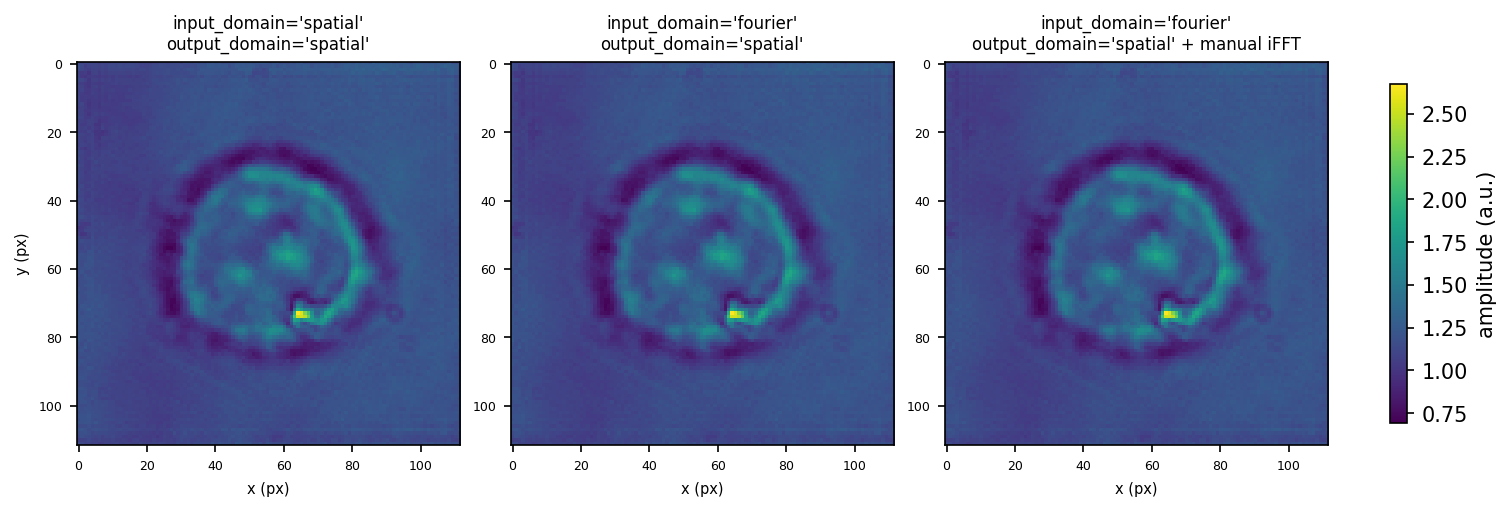

Generate this figure with Python:
"""Specifying `input_domain` / `output_domain` in nrefocus.

As of version 0.6.2, users can specify in which domain the input and output
data exists. The options are `'spatial'` (default behaviour) and
`'fourier'`. These can be used in conjunction with
`qpretrieve`'s `'output_domain'` to reduce the number of Fourier
transforms in a given pipeline (see https://qpretrieve.readthedocs.io/).

Each of the three subplots below produce the same spatial result
when padding=False. Note that `qpretrieve` is not used in this example.

"""
import matplotlib.pyplot as plt
import numpy as np
import nrefocus

from example_helper import load_cell

field = load_cell("HL60_field.zip")
fft_field = np.fft.fftshift(np.fft.fft2(field))

propagation_kwargs = dict(d=15, nm=1, res=1, method="helmholtz", padding=False)

# 1. default (spatial in, spatial out)
refocused_spatial = nrefocus.refocus(field=field, **propagation_kwargs)

# 2. fourier input (skip forward FFT)
refocused_fourier_in = nrefocus.refocus(
    field=fft_field,
    input_domain="fourier",
    **propagation_kwargs,
)

# 3. fourier output, then manual iFFT
refocused_fft_out = nrefocus.refocus(
    field=field,
    output_domain="fourier",
    **propagation_kwargs,
)
# if the field came from qpretrieve, we could use the new feature
# `oah.compute_field(refocused_fft_out)`
refocused_from_fft_out = np.fft.ifft2(np.fft.ifftshift(refocused_fft_out))

assert np.allclose(refocused_spatial, refocused_fourier_in, atol=1e-12), (
    "1 and 2 differ.")
assert np.allclose(refocused_spatial, refocused_from_fft_out, atol=1e-12), (
    "1 and 3 differ after iFFT.")
print("All outputs match:", True)

# plot the output fields
amp = [
    np.abs(refocused_spatial),
    np.abs(refocused_fourier_in),
    np.abs(refocused_from_fft_out),
]
titles = [
    "input_domain='spatial'\noutput_domain='spatial'",
    "input_domain='fourier'\noutput_domain='spatial'",
    "input_domain='fourier'\noutput_domain='spatial' + manual iFFT",
]

vmin = min(a.min() for a in amp)
vmax = max(a.max() for a in amp)

fig, axes = plt.subplots(1, 3, figsize=(10, 3.2), constrained_layout=True)
for ax, a, title in zip(axes, amp, titles):
    im = ax.imshow(a, cmap="viridis", vmin=vmin, vmax=vmax)
    ax.set_title(title, fontsize=8)
    ax.set_xlabel("x (px)", fontsize=7)
    ax.tick_params(labelsize=6)
axes[0].set_ylabel("y (px)", fontsize=7)

fig.colorbar(im, ax=axes, label="amplitude (a.u.)", shrink=0.8)
plt.savefig("input_output_domains.png", dpi=150, bbox_inches="tight")
plt.show()
